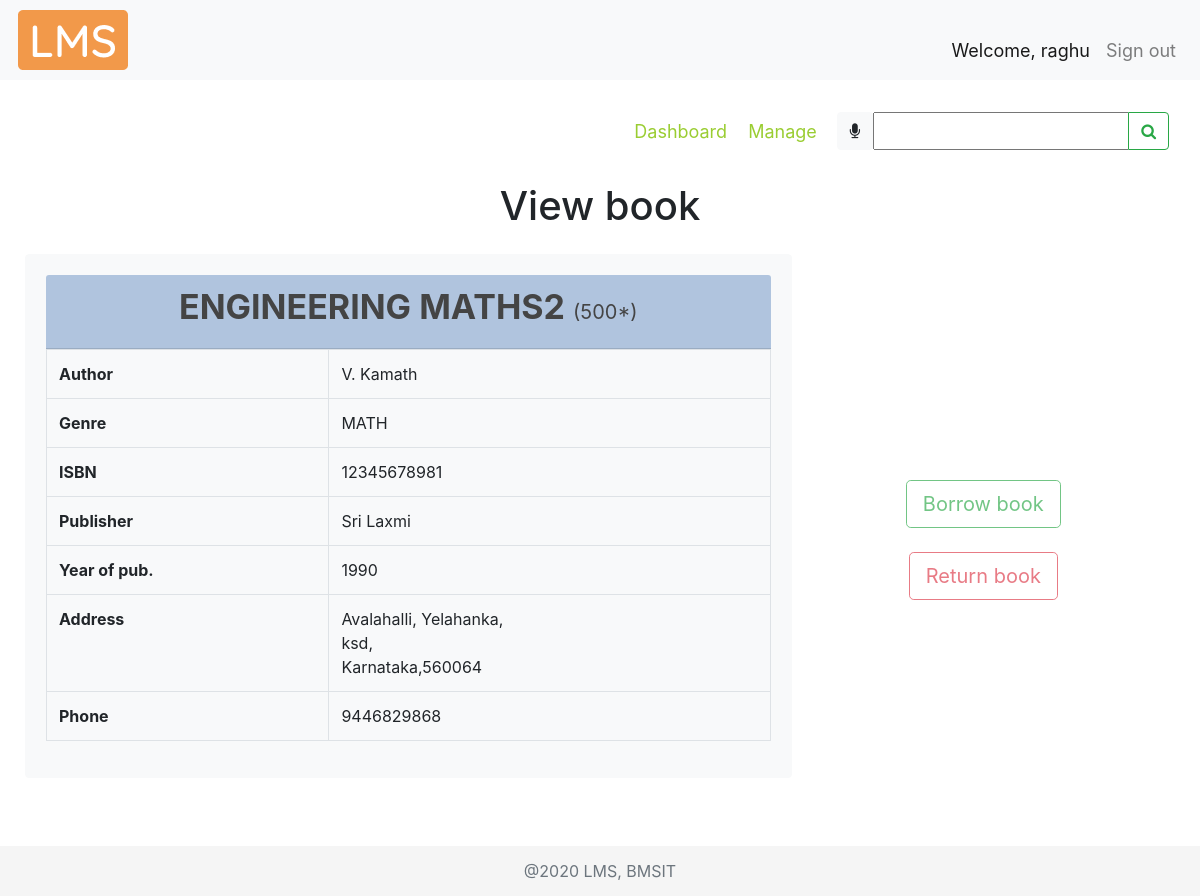
The app's page /viewbook/6/ (signed in), older data.
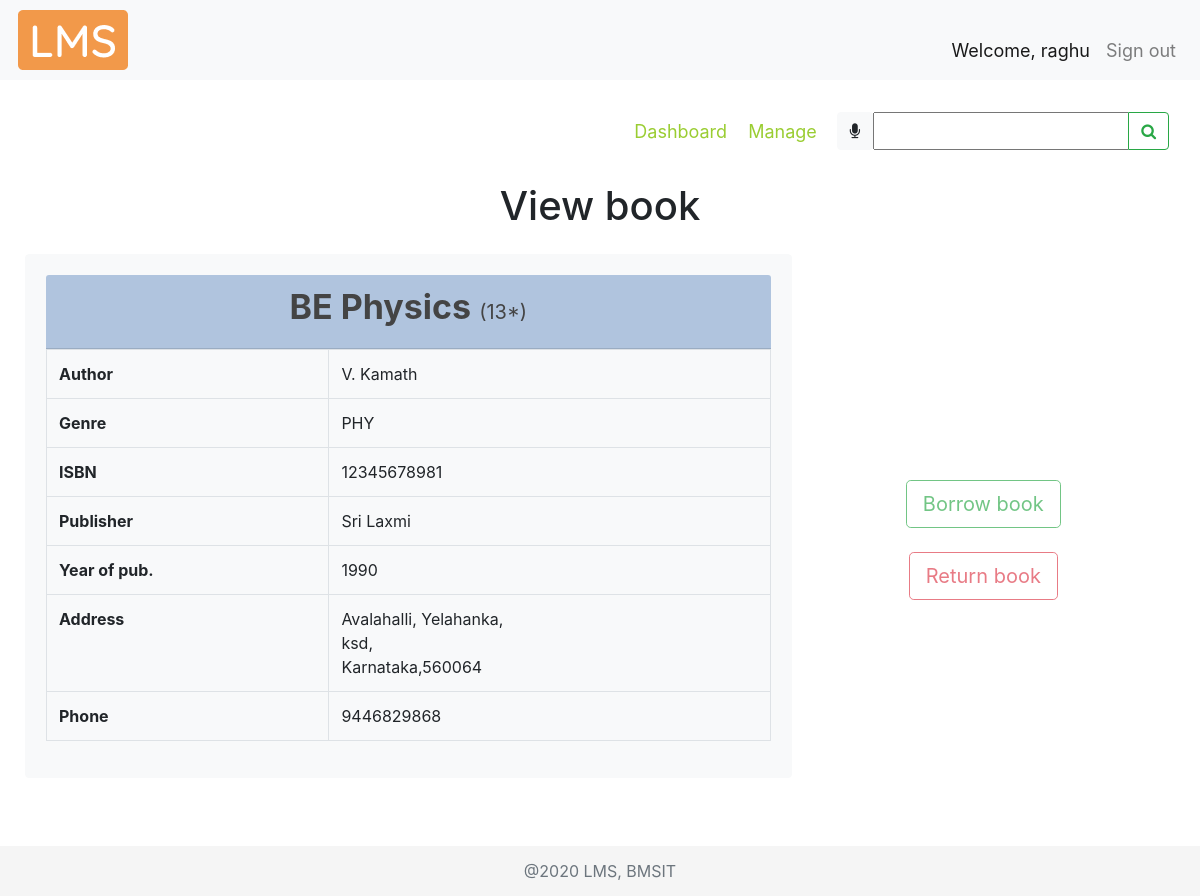
The same page, newer data.
### account/models.py (models this page shows, shortened)
class Account(AbstractBaseUser):
    COURSES = (
        ("ISE","Information Science Engineering"),
        ("CSE","Computer Science Engineering"),
        ("ECE","Electronics and Communication Engineering"),
        ("ME","Mechanical Engineering"),
        ("ETE","Electronics and Telecommunication Engineering"),
        ("EEE","Electrical and Electronics Engineering"),
        ("CIV","Civil Engineering"),
        ("MCA","Master of Computer Applications"),
        ("AI&ML","Artificial Intelligence and Machine Learning")
    )
    SEM = (
        (1, 1),
        (2, 2),
        (3, 3),
        (4, 4),
        (5, 5),
        (6, 6),
        (7, 7),
        (8, 8),
    )
    email = models.EmailField(verbose_name="email", max_length=50, unique=True, help_text="Email id")
    username = models.CharField(max_length=30, unique=True, help_text="Username")
    fName = models.CharField(max_length=20, help_text='First name')
    mName = models.CharField(max_length=20, help_text='Middle name', blank=True)
    lName = models.CharField(max_length=20, help_text='Last name', blank=True)
    streetAddr = models.CharField(max_length=50, help_text="Street Address", null=True)
    district = models.CharField(max_length=20, null=True, help_text="District")
    state = models.CharField(max_length=20, null=True, help_text="State")
    pinCode = models.CharField(max_length=6, null=True, help_text="PIN Code")
    phoneNum = models.CharField(max_length=10, null=True, blank=True, help_text="Phone number")
    USN = models.CharField(max_length=10, null=True, unique=True, blank=True, help_text="University Serial Number")
    course = models.CharField(max_length=50, null=True, choices=COURSES, blank=True, help_text="Branch")
    sem = models.PositiveSmallIntegerField(null=True, choices=SEM, blank=True, help_text="Semester")
    salary = models.CharField(max_length=6, null=True, blank=True, help_text="Salary")
    date_joined = models.DateTimeField(verbose_name='date joined', auto_now_add=True)
    last_login = models.DateTimeField(verbose_name='last login', auto_now=True)
    is_admin = models.BooleanField(default=False)
    is_active = models.BooleanField(default=True)
    is_staff = models.BooleanField(default=False)
    is_superuser = models.BooleanField(default=False)
    USERNAME_FIELD = 'email'
    REQUIRED_FIELDS = ['username', 'fName']
    objects = MyAccountManager()

### libraryApp/models.py (models this page shows, shortened)
class BOOK(models.Model):
    GENRE = (
        ("CS", "Computer Science"),
        ("MATH", "Mathematics"),
        ("ELE", "Electronics"),
        ("TC", "Telecommunication"),
        ("CHE", "Chemistry"),
        ("PHY", "Physics"),
        ("MEC", "Mechanics"),
        ("EVS", "Environmental Science"),
        ("BIO", "Bioengineering"),
        ("BUS", "Business Skills"),
    )
    bookTitle = models.CharField(max_length=50, help_text="Book Title")
    genre = models.CharField(max_length=30, null=True, choices=GENRE, help_text="Category")
    pubYear = models.CharField(max_length=4, null=True, help_text="Year of publication")
    isbn = models.CharField(max_length=13, null=True, unique=True, help_text="International Standard Book Number")
    librarianID = models.ForeignKey(
        settings.AUTH_USER_MODEL, null=True, on_delete=models.SET_NULL, help_text="Librarian ID")
    pubID = models.ForeignKey(PUBLISHER, null=True, on_delete=models.CASCADE, help_text="Publisher ID")
    authorID = models.ManyToManyField(AUTHOR, help_text="Authors")

class AUTHOR(models.Model):
    authorName = models.CharField(max_length=30, help_text="Author name")
    def __str__(self):
        return self.authorName

class PUBLISHER(models.Model):
    pubName = models.CharField(max_length=30, help_text="Publisher name", null=True)
    streetAddr = models.CharField(max_length=50, help_text="Street Address", null=True)
    district = models.CharField(max_length=20, help_text="District", null=True)
    state = models.CharField(max_length=20, help_text="State", null=True)
    pinCode = models.CharField(max_length=6, help_text="PIN Code", null=True)
    phoneNum = models.CharField(max_length=10, help_text="Phone number", null=True)

### libraryApp/views.py (the view, shortened to what this page needs)
# urls.py: path('viewbook/<str:bookID>/', views.viewBook, name="viewbook"),
def viewBook(request, bookID):
    viewBook = 'libraryApp/view_book.html'
    myFilter = BookFilter(request.GET, queryset=BOOK.objects.all())
    if request.method == "POST":
        print(request.POST)
        return redirect(searchBook, book=request.POST['bookTitle'])
    book = BOOK.objects.get(id=bookID)
    pub = PUBLISHER.objects.filter(book__id=book.id).first()
    stock = STOCK.objects.filter(bookID__id=book.id).first()
    authors = AUTHOR.objects.filter(book__id=book.id)
    authorList = []
    authorIDList = []
    for a in authors.all():
        if a not in authorList:  # loic to check redundancy
            authorList.append(a)
            authorIDList.append(a.id)
    authorString = ', '.join(map(str, authorList))
    bookObject = tempBook(None, book.bookTitle, book.id, book.genre, pub.id, pub.pubName,
                          book.pubYear, authorIDList, authorString, book.isbn, stock.bookCopies)
    user = request.user
    isBookBorrowed = False
    bb = user.borrowedbook_set.filter(bookID__id=bookID)
    context = {
        "book": bookObject,
        "pub": pub,
        "myFilter": myFilter,
        "isBookBorrowed" : isBookBorrowed
    }
    return render(request, viewBook, context)

### libraryApp/templates/libraryApp/view_book.html (shortened to what this page needs)
{% extends 'libraryApp/main.html' %}
{% load static %}
{% block content %}
<nav class="navbar">
  <div class="navbar-nav mySubMenu ml-auto">
   <nav>
        <a href="{% url 'dashboard' %}">Dashboard</a>
        {% if request.user.is_staff %}
            <a href="{% url 'manage' %}">Manage</a>
        {% endif %}
    </nav>
  </div>
  <form class="form-inline" method="POST">
    <div class="input-group">
      <div id="speech" class="btn btn-light" title="Click the mic to speak">
        <i class="fa fa-microphone" aria-hidden="true"></i>
      </div>
      {{myFilter.form}}
      <div class="input-group-append">
        <button id="searchButton" class="btn btn-outline-success" type="submit">
          <i class="fa fa-search"></i>
        </button>
      </div>
    </div>
  </form>
</nav>
<br>
<div>
    <h1 class="text-center">
        View book
    </h1>
</div>
<div class="row align-items-center viewBook mt-4">
    <div class="card card-body border-light bg-light col-md-8">
        <div class="card-header text-center cardHead">
            <div class="row justify-content-center">
                <h3 class="font-weight-bold bookTitle">
                    {{book.bookTitle}} <span class="small">({{book.stock}}*)</span>
                </h3>
            </div>
        </div>
        <div>
            <table class="table table-bordered">
                <tbody>
                    <tr>
                        <th scope="row">Author</th>
                        <td>{{book.author}}</td>
                    </tr>
                    <tr>
                        <th scope="row">Genre</th>
                        <td>{{book.genre}}</td>
                    </tr>
                    <tr>
                        <th scope="row">ISBN</th>
                        <td>{{book.isbn}}</td>
                    </tr>
                    <tr>
                        <th scope="row">Publisher</th>
                        <td>{{book.pubName}}</td>
                    </tr>
                    <tr>
                        <th scope="row">Year of pub.</th>
                        <td>{{book.pubYear}}</td>
                    </tr>
                    <tr>
                        <th scope="row">Address</th>
                        <td>{{pub.streetAddr}},<br> {{pub.district}},<br> {{pub.state}},{{pub.pinCode}}</td>
                    </tr>
                    <tr>
                        <th scope="row">Phone</th>
                        <td>{{pub.phoneNum}}</td>
                    </tr>
                </tbody>
            </table>
        </div>
    </div>
    <div class="col-md-4 mt-5">
        <div class="row justify-content-center">
            <button type="button" onclick="location.href='{% url 'requestBorrowBook' book.bookID %}'" class="btn btn-outline-success btn-lg"
            {% if request.user.is_staff or isBookBorrowed %}disabled{% endif %}
                    data-toggle="tooltip" data-placement="right"
                    title="Click here to borrow '{{book.bookTitle}}'">Borrow book</button>
        </div>
        <br>
        <div class="row justify-content-center">
            <button type="button" onclick="location.href='{% url 'requestReturnBook' book.bookID %}'" class="btn btn-outline-danger btn-lg"
            {% if request.user.is_staff or not isBookBorrowed %}disabled{% endif %}
                    data-toggle="tooltip" data-placement="right"
                    title="Click here to return '{{book.bookTitle}}'">Return book</button>
        </div>
    </div>
</div>
<br>
{% endblock %}

### libraryApp/templates/libraryApp/main.html (shortened to what this page needs)
{% load static %}
<!DOCTYPE html>
<html lang="en">
<head>
  <link rel="stylesheet" href="https://stackpath.bootstrapcdn.com/bootstrap/4.3.1/css/bootstrap.min.css"
>
  <link rel="stylesheet" href="https://stackpath.bootstrapcdn.com/font-awesome/4.7.0/css/font-awesome.min.css">
  <link rel="stylesheet" href="{% static '/css/main.css' %}">
</head>
<body>
  {% include 'libraryApp/navbar.html' %}
  <br>
  <div class="container-fluid">
    {% block content %}
    {% endblock %}
  </div>
  <br>
  <footer class="footer">
    <div class="container text-center">
      <span class="text-muted">@2020 LMS, BMSIT</span>
    </div>
  </footer>
</body>
</html>

### libraryApp/templates/libraryApp/navbar.html (shortened to what this page needs)
{% load static %}
<nav class="navbar navbar-expand-lg navbar-light bg-light align-items-end">
    <img class="logo" src="{% static '/img/lms.png' %}" alt="" >
  <div class="collapse navbar-collapse" id="navbarNavAltMarkup">
    <div class="navbar-nav navbar-right ml-auto">
      <a class="nav-item nav-link active welcomeMsg">Welcome, {{request.user.username}}<span class="sr-only">(current)</span></a>
      <a class="nav-item nav-link welcomeMsg" href="{% url 'signout' %}">Sign out</a>
    </div>
  </div>
</nav>

### static/css/main.css (style rules this page uses)
html { position: relative; min-height: 100%; }
body { margin-bottom: 60px; background-color: #fff; }
.footer { position: absolute; bottom: 0; width: 100%; height: 50px; line-height: 50px; background-color: #f5f5f5; }
.mySubMenu { margin-right: 10px; padding: 2px; font-size: large; }
.mySubMenu a { padding-left: 8px; padding-right: 8px; color: yellowgreen; }

### libraryApp/templates/libraryApp/navbar.html (style rules this page uses)
.welcomeMsg { font-size: 18px; color: #555555; }
.logo { margin: 2px; }

### libraryApp/templates/libraryApp/view_book.html (style rules this page uses)
.viewBook { margin: 10px; }
.bookTitle { font-size: 34px; color: #444444; }
.cardHead { background-color: lightsteelblue; }
.small { font-size: 20px; }

Row changes from the older to the newer data that the page shows:
changed BOOK: bookTitle "ENGINEERING MATHS2" → "BE Physics"; genre "MATH" → "PHY"
Text that changed along with them:
{{ book.stock }}: "500" → "13"
